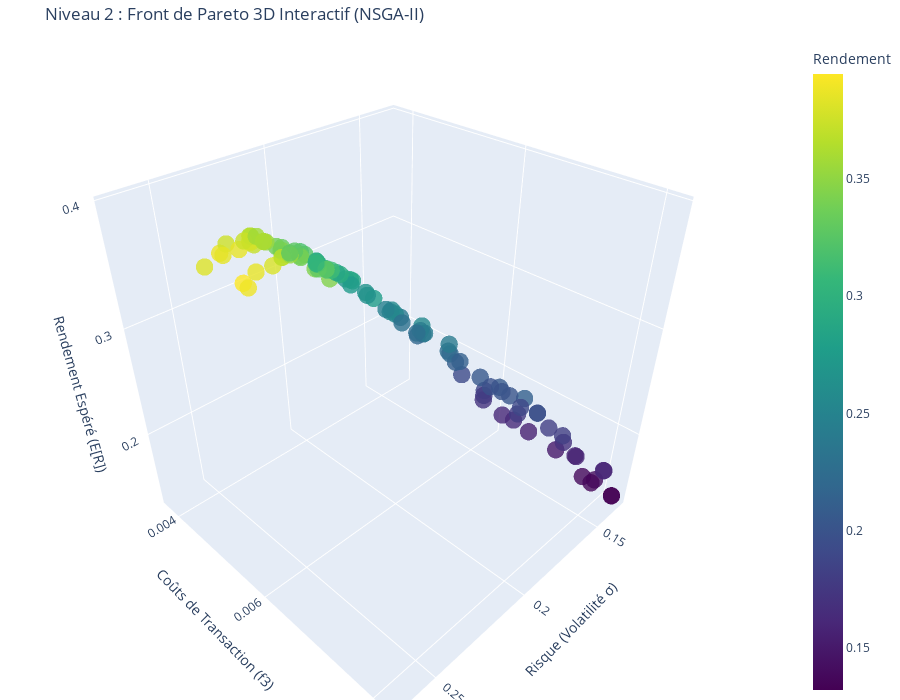

Source (notebook cell):
### Markdown cell above
### Visualisation du front de Pareto

### Code cell
import plotly.graph_objects as go

# On crée la figure 3D
fig = go.Figure(data=[go.Scatter3d(
    x=final_volatility,  # Axe X : Risque
    y=final_costs,       # Axe Y : Coûts
    z=final_returns,     # Axe Z : Rendement
    mode='markers',
    marker=dict(
        size=6,
        color=final_returns, # La couleur dépend du rendement
        colorscale='Viridis',
        opacity=0.8,
        colorbar=dict(title='Rendement')
    ),
    # Ce qui s'affiche quand on passe la souris
    hovertemplate=(
        "<b>Risque (σ):</b> %{x:.2%}<br>" +
        "<b>Coût (f3):</b> %{y:.4f}<br>" +
        "<b>Rendement:</b> %{z:.2%}<extra></extra>"
    )
)])

# Mise en page propre
fig.update_layout(
    title='Niveau 2 : Front de Pareto 3D Interactif (NSGA-II)',
    scene=dict(
        xaxis_title='Risque (Volatilité σ)',
        yaxis_title='Coûts de Transaction (f3)',
        zaxis_title='Rendement Espéré (E[R])'
    ),
    width=900,
    height=700,
    margin=dict(l=0, r=0, b=0, t=40)
)

fig.show()

# Exportation en HTML pour affichage dans le navigateur
output_path = os.path.join(images_path, "niveau_2_pareto_3d.html")
fig.write_html(output_path)
